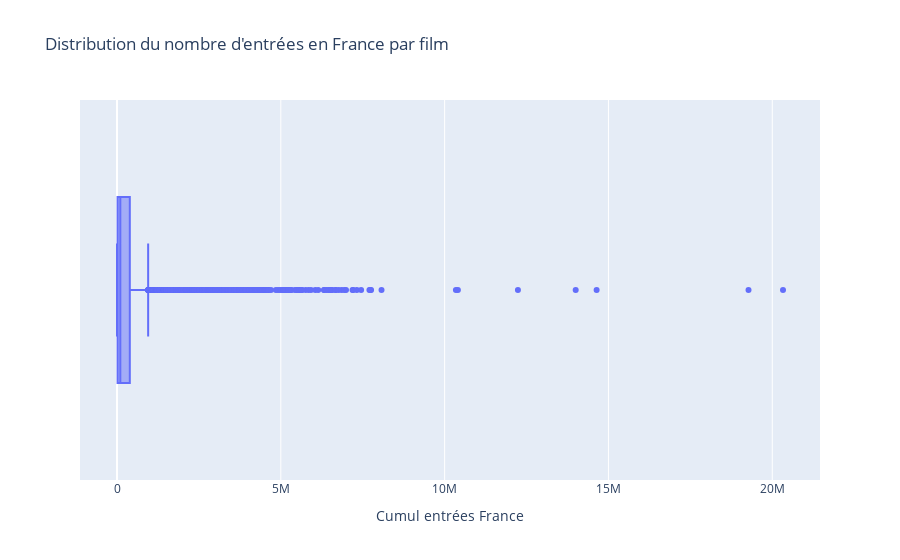

Notebook cell for this chart:
### Code cell
# Visualisation de la distribution du Cumul France à l'aide d'un boxplot avec plotly

import plotly.express as px

fig = px.box(allocine, x="cumul_france", 
             hover_data=['titre_original'],
             title="Distribution du nombre d'entrées en France par film",
             labels={'cumul_france': "Cumul entrées France"})
fig.show()

### Figure 1 — Plotly figure (JSON) as saved in the notebook; plotly's stock layout.template omitted (floating-point values rounded to 4 significant figures; data arrays with more than 128 entries replaced by an {"elided": "..."} marker saying what was removed)
{"data": [{"alignmentgroup": "True", "customdata": {"elided": "6390x1 mixed values"}, "hovertemplate": "Cumul entrées France=%{x}<br>titre_original=%{customdata[0]}<extra></extra>", "legendgroup": "", "marker": {"color": "#636efa"}, "name": "", "notched": false, "offsetgroup": "", "orientation": "h", "showlegend": false, "type": "box", "x": {"elided": "6390 int values"}, "x0": " ", "xaxis": "x", "y0": " ", "yaxis": "y"}], "layout": {"autosize": true, "boxmode": "group", "legend": {"tracegroupgap": 0}, "title": {"text": "Distribution du nombre d'entrées en France par film"}, "xaxis": {"anchor": "y", "autorange": true, "domain": [0, 1], "range": [-1129000.0, 21460000.0], "title": {"text": "Cumul entrées France"}, "type": "linear"}, "yaxis": {"anchor": "x", "autorange": true, "domain": [0, 1], "range": [-0.5, 0.5], "type": "category"}}}
